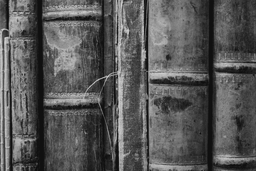
#> input picture output/books_decrypted.png, 256 x 171 px, shrunk from 4188 x 2792 before the run, given in place of books.png, which was not available; the run also reads 1 picture not shown here
$ python main.py
#> lines starting #> are read from the running program, lines starting #| are printed output that depends on the picture; pictures that were not available may be replaced by others from this repository, and a replacement may not be noted
### halftone_converter.py
import math
from os import mkdir

from PIL import Image
from pathlib import Path

def bayer_matrix(size, matrix):
#> called with size = 4
    current_size = len(matrix)
    if current_size == size:
        return matrix
    else:
        new_size = current_size * 2
        output_matrix = [[0] * new_size for row in range(new_size)]

        for i in range(current_size):
            for j in range(current_size):
                current_element = matrix[i][j]
                output_matrix[i][j] = current_element * 4;
                output_matrix[i][j + current_size] = current_element * 4 + 2
                output_matrix[i + current_size][j] = current_element * 4 + 3
                output_matrix[i + current_size][j + current_size] = current_element * 4 + 1
        return bayer_matrix(size, output_matrix)


def crop_image(image, bayer_size):
    width, height = image.size
    extra_width = width % bayer_size
    extra_height = height % bayer_size
    image = image.crop((0, 0, width - extra_width, height - extra_height))
    return image


class HalftoneConverter:
    def grayscale_bayer_dithering(self, image, bayer_size, output_folder="output", output_name="bayer", is_path=True):
        if bayer_size <= 1 or not math.log2(bayer_size).is_integer():
            print("INVALID BAYER-MATRIX SIZE")
            return

        bayer_base = [[0, 2], [3, 1]]
        bayer = bayer_matrix(bayer_size, bayer_base)

        max_element = max(max(row) for row in bayer)
        bayer = [[element / max_element for element in row] for row in bayer]

        if is_path:
            image = Image.open(image).convert("L")
#> image is the input picture: PIL image 256x171 L; min 7, max 212, mean 87.9
            image = crop_image(image, bayer_size)
#> in crop_image, `image = image.crop((0, 0, width - extra_width, height - extra_height))`:
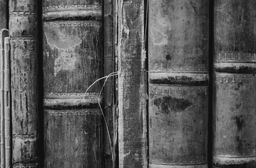
#> image: PIL image 256x168 L; min 7, max 212, mean 88.2
        pixels = image.load()
        new_width, new_height = image.size
#> new_width = 256; new_height = 168

        for y in range(new_height):
            for x in range(new_width):
                bayer_value = bayer[y % bayer_size][x % bayer_size]
                normalized_pixel = pixels[x, y] / 255
                if normalized_pixel >= bayer_value:
                    pixels[x, y] = int(255)
                else:
                    pixels[x, y] = int(0)

        path = Path(output_folder)
        path.mkdir(parents=True, exist_ok=True)
        image.save(f"{output_folder}/{output_name}.png")
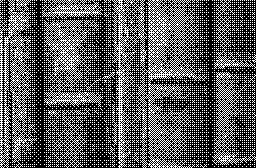
#> saved as books_bayer.png: PIL image 256x168 L; 35.6% white in thin lines or dots


    def color_bayer_dithering(self, image_path, bayer_size, output_folder="output", red_channel_name="bayer_red",
                              green_channel_name="bayer_green", blue_channel_name="bayer_blue"):
        image = Image.open(image_path)
        image = crop_image(image, bayer_size)
        r, g, b, = image.split()
        self.grayscale_bayer_dithering(r, bayer_size, output_name=red_channel_name, is_path=False)
        self.grayscale_bayer_dithering(g, bayer_size, output_name=green_channel_name, is_path=False)
        self.grayscale_bayer_dithering(b, bayer_size, output_name=blue_channel_name, is_path=False)


    def grayscale_floyd_steinberg_dithering(self, image, output_folder="output", output_name="floyd_steinberg",
                                            is_path=True):
#> called with image = 'input/books.png', output_folder = 'output', output_name = 'books_floyd_steinberg', is_path = True
        if (is_path):
            image = Image.open(image).convert("L")
        pixels = image.load()
        width, height = image.size
#> width = 256; height = 171

        for y in range(height):
            for x in range(width):
                old_pixel = pixels[x, y]
                new_pixel = 255 if old_pixel >= 127 else 0
                pixels[x, y] = new_pixel
                error = old_pixel - new_pixel

                if x < width - 1:
                    pixels[x + 1, y] = max(0, min(int(pixels[x + 1, y] + 7 / 16 * error), 255))
                if y < height - 1:
                    if x > 0:
                        pixels[x - 1, y + 1] = max(0, min(int(pixels[x - 1, y + 1] + 3 / 16 * error), 255))
                    pixels[x, y + 1] = max(0, min(int(pixels[x, y + 1] + 5 / 16 * error), 255))
                    if x < width - 1:
                        pixels[x + 1, y + 1] = max(0, min(int(pixels[x + 1, y + 1] + 1 / 16 * error), 255))

        path = Path(output_folder)
        path.mkdir(parents=True, exist_ok=True)
        image.save(f"{output_folder}/{output_name}.png")
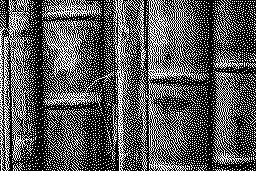
#> saved as books_floyd_steinberg.png: PIL image 256x171 L; 33.8% white in thin lines or dots


    # [7 lines left out: function color_floyd_steinberg_dithering, not called in this run]

### encryptor.py
import random
from PIL import Image
from pathlib import Path


def fill(pixels, color, i, j):
    pixels[i, j] = color
    pixels[i + 1, j] = 255 - color
    pixels[i, j + 1] = 255 - color
    pixels[i + 1, j + 1] = color


class Encryptor:
    def encrypt_grayscale(self, image_path, output_folder="output", output_one_name="component_one",
                          output_two_name="component_two"):
#> called with image_path = 'output/books_bayer.png', output_folder = 'output', output_one_name = 'books_component_one', output_two_name = 'books_component_two'
        image = Image.open(image_path).convert("L")
        pixels = image.load()
        width, height = image.size
#> width = 256; height = 168

        c_one = Image.new("L", (width * 2, height * 2))
#> c_one: PIL image 512x336 L; every value is 0
        c_two = Image.new("L", (width * 2, height * 2))
        pixels_one = c_one.load()
        pixels_two = c_two.load()

        for y in range(height):
            for x in range(width):
                color = random.choice([0, 255])
                if pixels[x, y] == 255:
                    fill(pixels_one, color, 2 * x, 2 * y)
                    fill(pixels_two, color, 2 * x, 2 * y)
                else:
                    fill(pixels_one, color, 2 * x, 2 * y)
                    fill(pixels_two, 255 - color, 2 * x, 2 * y)

        path = Path(output_folder)
        path.mkdir(parents=True, exist_ok=True)
        c_one.save(f"{output_folder}/{output_one_name}.png")
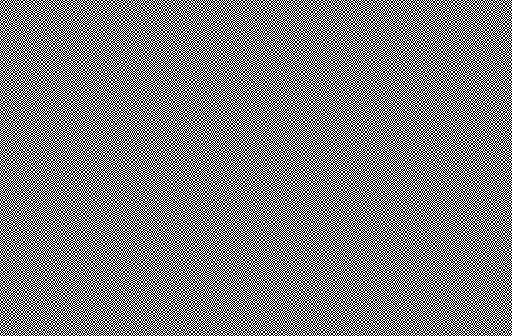
#> saved as books_component_one.png: PIL image 512x336 L; 50% white in thin lines or dots
        c_two.save(f"{output_folder}/{output_two_name}.png")
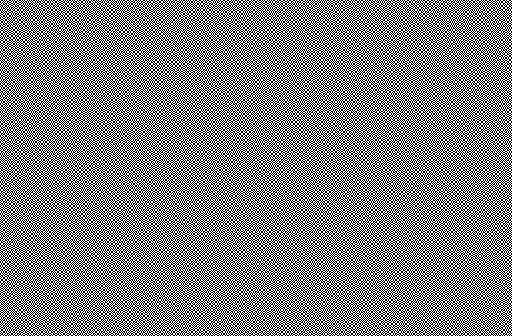
#> saved as books_component_two.png: PIL image 512x336 L; 50% white in thin lines or dots


    # [6 lines left out: function encrypt_color, not called in this run]

### decryptor.py
from PIL import Image
from pathlib import Path


def remove_noise(pixels, width, height):
    denoised_image = Image.new("L", (int(width / 2), int(height / 2)))
    denoised_pixels = denoised_image.load()

    for y in range(int(height / 2)):
        for x in range(int(width / 2)):
            if pixels[2 * x, 2 * y] != pixels[2 * x + 1, 2 * y]:
                denoised_pixels[x, y] = 255
            else:
                denoised_pixels[x, y] = 0

    return denoised_image


class Decryptor:
    def decrypt_grayscale(self, component_paths, output_folder = "output", output_name="decrypted", store_result=True):
#> called with output_folder = 'output', output_name = 'books_decrypted', store_result = True
        c_one = Image.open(component_paths[0]).convert("L")
        c_two = Image.open(component_paths[1]).convert("L")
        pixels_one = c_one.load()
        pixels_two = c_two.load()
        width, height = c_one.size
#> width = 512; height = 336

        decrypted_image = Image.new("L", (width, height))
        decrypted_pixels = decrypted_image.load()

        for y in range(height):
            for x in range(width):
                decrypted_pixels[x, y] = min(pixels_one[x, y], pixels_two[x, y])

        decrypted_image = remove_noise(decrypted_pixels, width, height)
#> in remove_noise, `denoised_image = Image.new("L", (int(width / 2), int(height / 2)))`: denoised_image: PIL image 256x168 L; every value is 0

        if store_result:
            path = Path(output_folder)
            path.mkdir(parents=True, exist_ok=True)
            decrypted_image.save(f"{output_folder}/{output_name}.png")

        return decrypted_image


    # [17 lines left out: function decrypt_color, not called in this run]

### main.py
from encryptor import Encryptor
from decryptor import Decryptor
from halftone_converter import HalftoneConverter

converter = HalftoneConverter()
encryptor = Encryptor()
decryptor = Decryptor()

print("Dithering Grayscale ...")
converter.grayscale_bayer_dithering("input/books.png", 4, output_name="books_bayer")
converter.grayscale_floyd_steinberg_dithering("input/books.png", output_name="books_floyd_steinberg")

print("Encrypting Grayscale ...")
encryptor.encrypt_grayscale("output/books_bayer.png", output_one_name="books_component_one", output_two_name="books_component_two")

print("Decrypting Grayscale ...")
decryptor.decrypt_grayscale(["output/books_component_one.png", "output/books_component_two.png"], output_name="books_decrypted")

#-----------------------------------------------------------------------------------------------------------------------

print("Dithering Color ...")
converter.color_bayer_dithering("input/mountain.png", 4, red_channel_name="mountain_bayer_red",
                                green_channel_name="mountain_bayer_green", blue_channel_name="mountain_bayer_blue")
#> (the run stopped early here; a loop or call above may not have finished)
